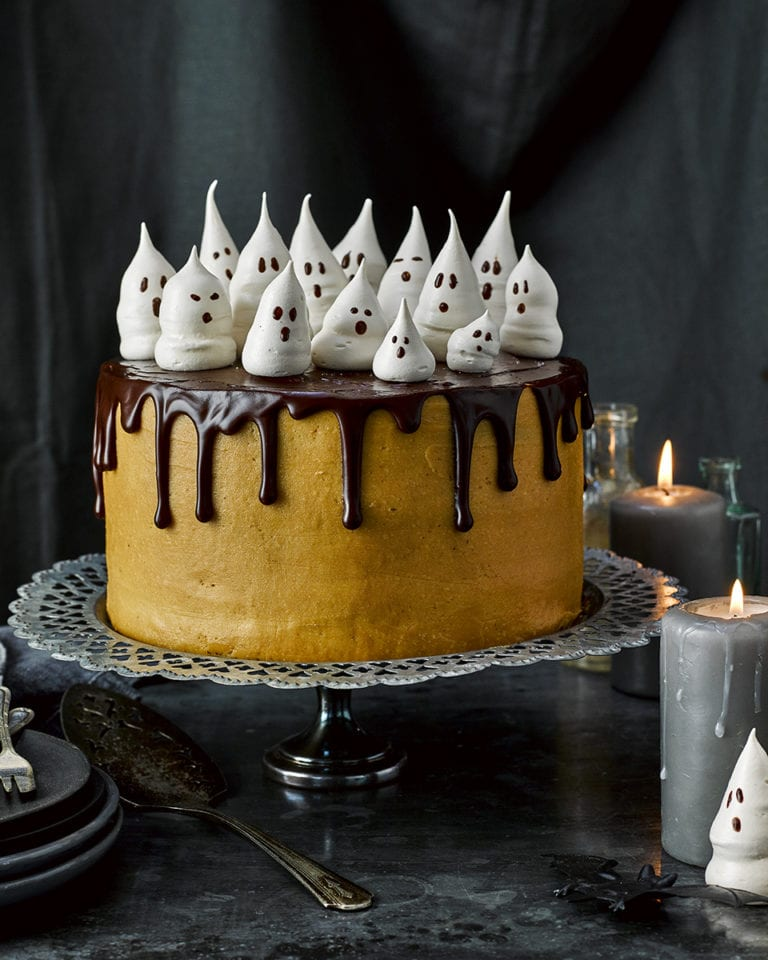
#> input picture pythonProject/cake.jpg, 768 x 960 px
$ python main.py
#> lines starting #> are read from the running program, lines starting #| are printed output that depends on the picture
import cv2

# read image
image = cv2.imread("cake.jpg")
#> image is the input picture: shape (960, 768, 3); mean B, G, R 51.7, 62.7, 67.9
# convert image to grey scale
gray_image = cv2.cvtColor(image, cv2.COLOR_BGR2GRAY)
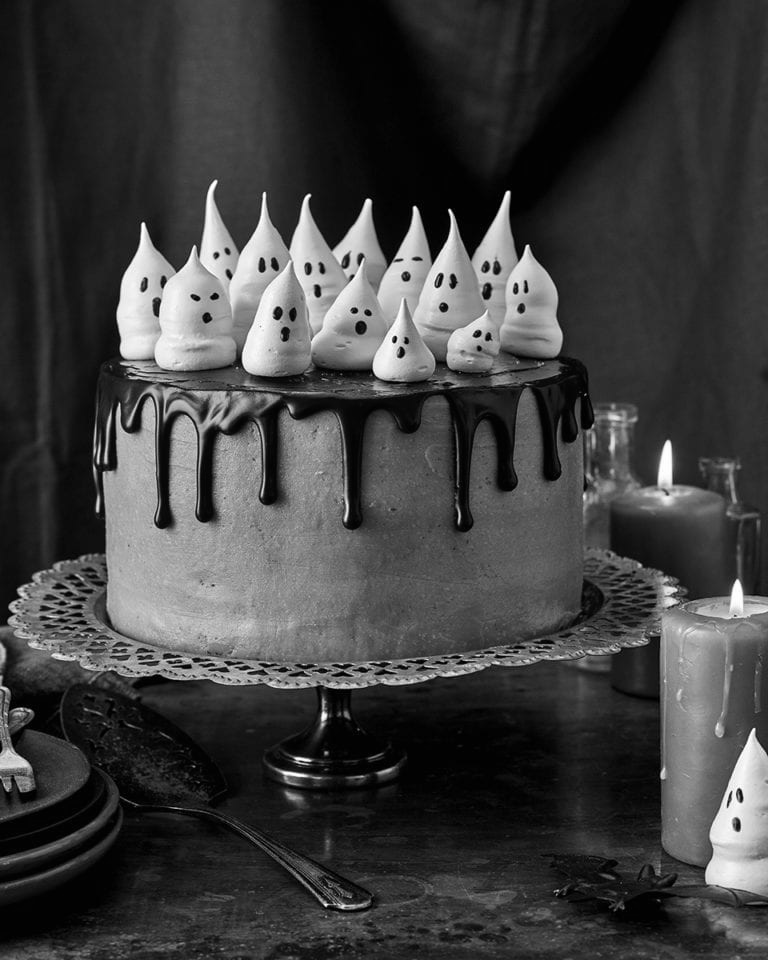
#> gray_image: shape (960, 768); min 0, max 255, mean 63
# inverse image to enhance detail
inverted_image = 255 - gray_image
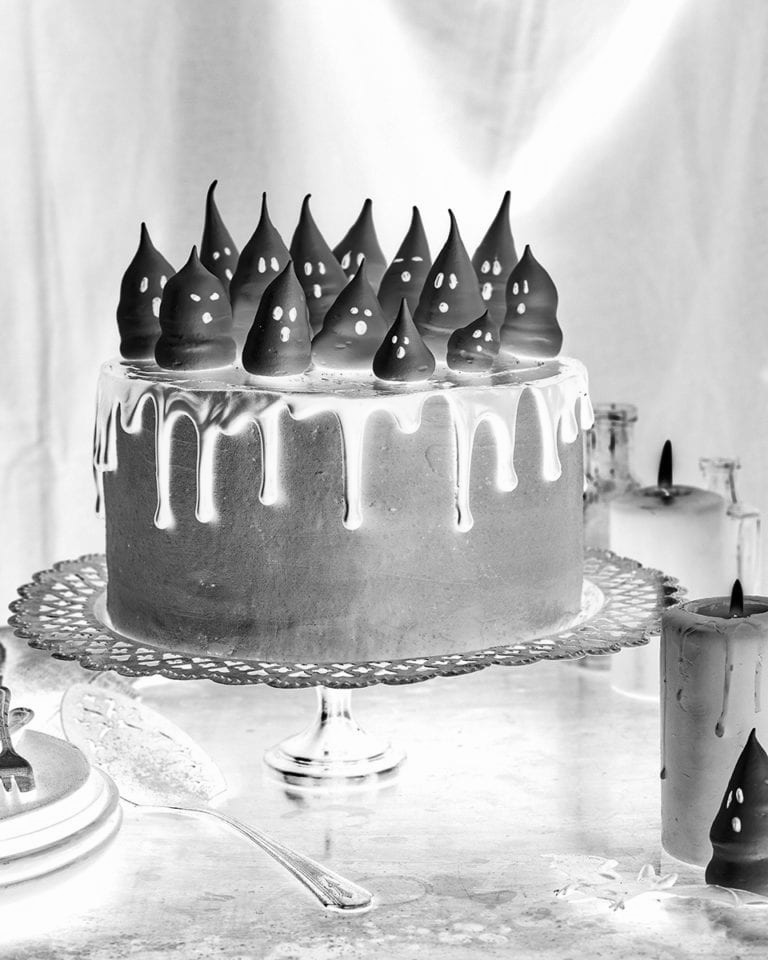
#> inverted_image: shape (960, 768); min 0, max 255, mean 192
# create the pencil sketch by mixing the grayscale image with the inverted blurry image
# dividing grayscale image by inverted blurry image
blurred = cv2.GaussianBlur(inverted_image, (21,21), 0)
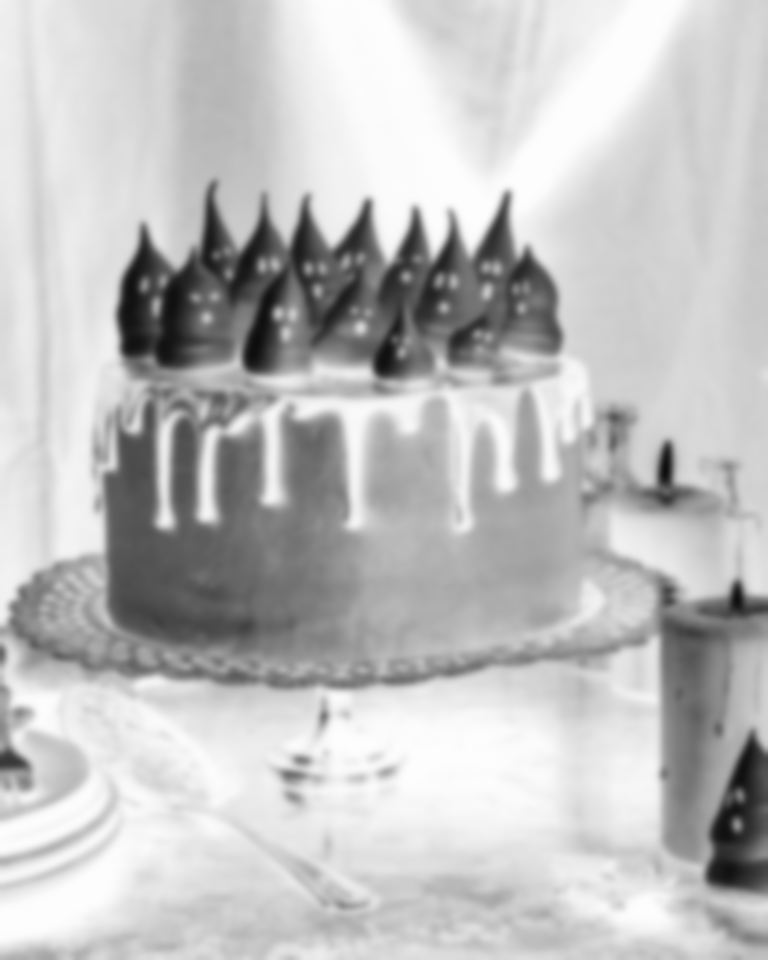
#> blurred: shape (960, 768); min 13, max 253, mean 192
inverted_blurred = 255 - blurred
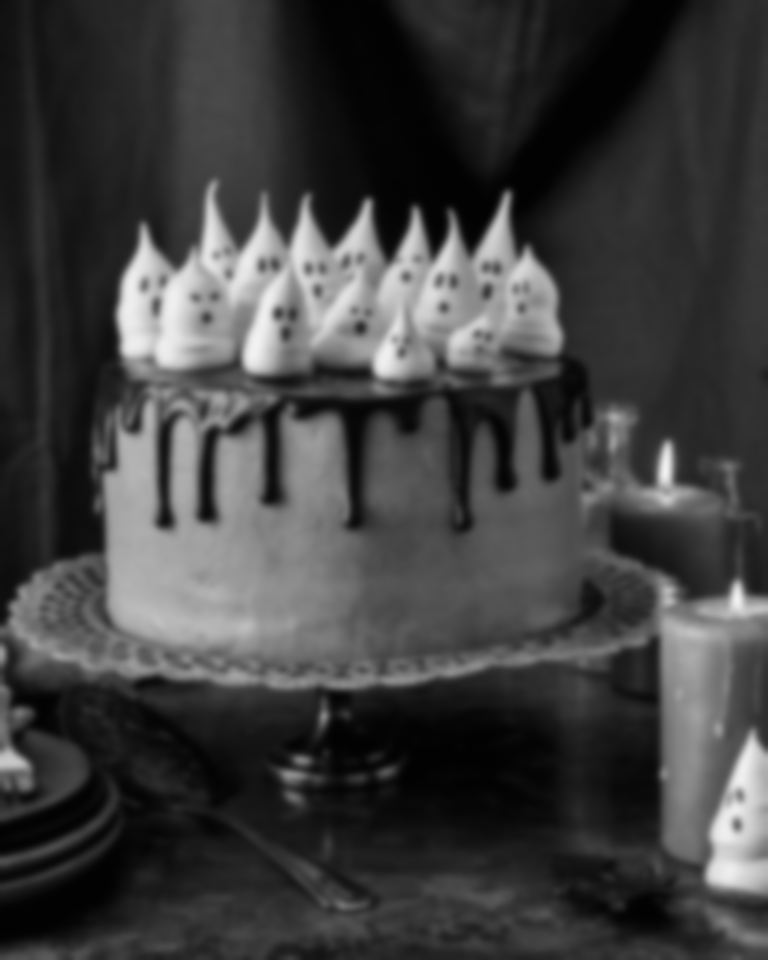
#> inverted_blurred: shape (960, 768); min 2, max 242, mean 63
pencil_sketch = cv2.divide(gray_image, inverted_blurred, scale= 250.0)
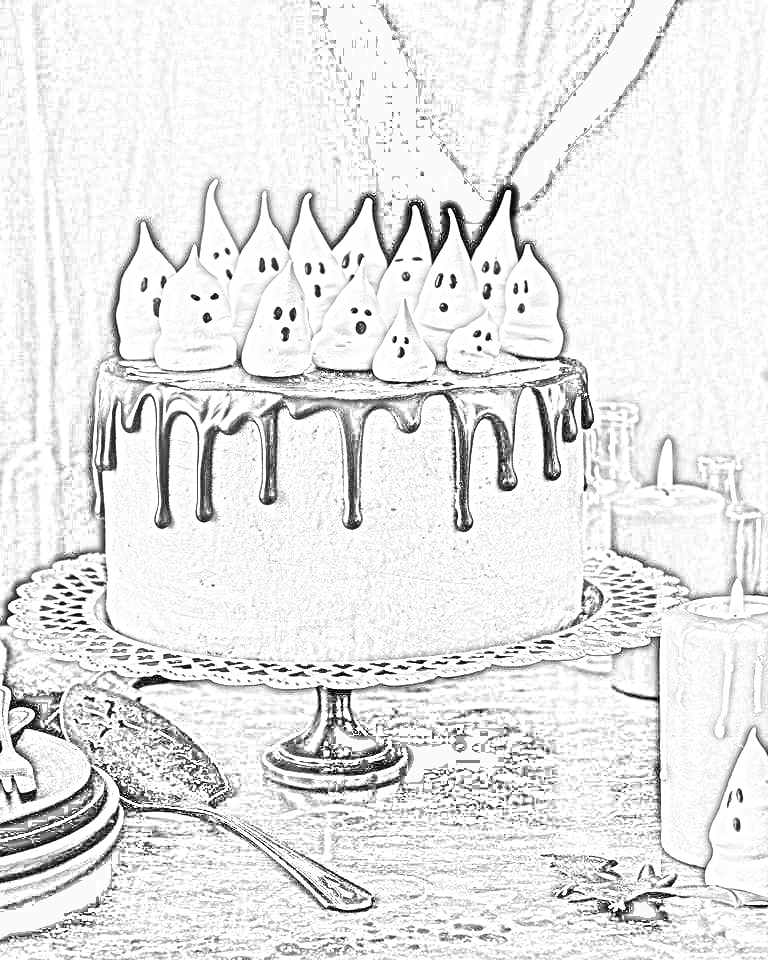
#> pencil_sketch: shape (960, 768); min 0, max 255, mean 230.4
# display both original and pencil sketched image
cv2.imshow("Pencil sketch image", pencil_sketch)
cv2.waitKey(0)

$ run again, with pythonProject/cat.jpg copied over pythonProject/cake.jpg
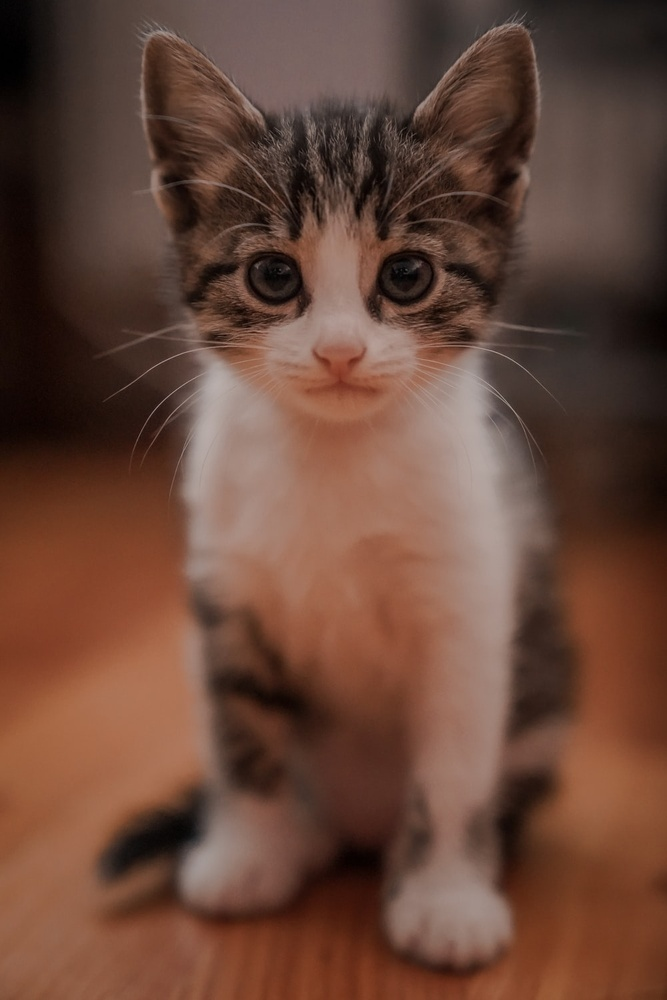
#> input picture pythonProject/cat.jpg, 667 x 1000 px, shrunk from 1000 x 1500 before the run
#> image is the input picture: shape (1000, 667, 3); mean B, G, R 56.9, 70.7, 104.6
#> `inverted_image = 255 - gray_image`:
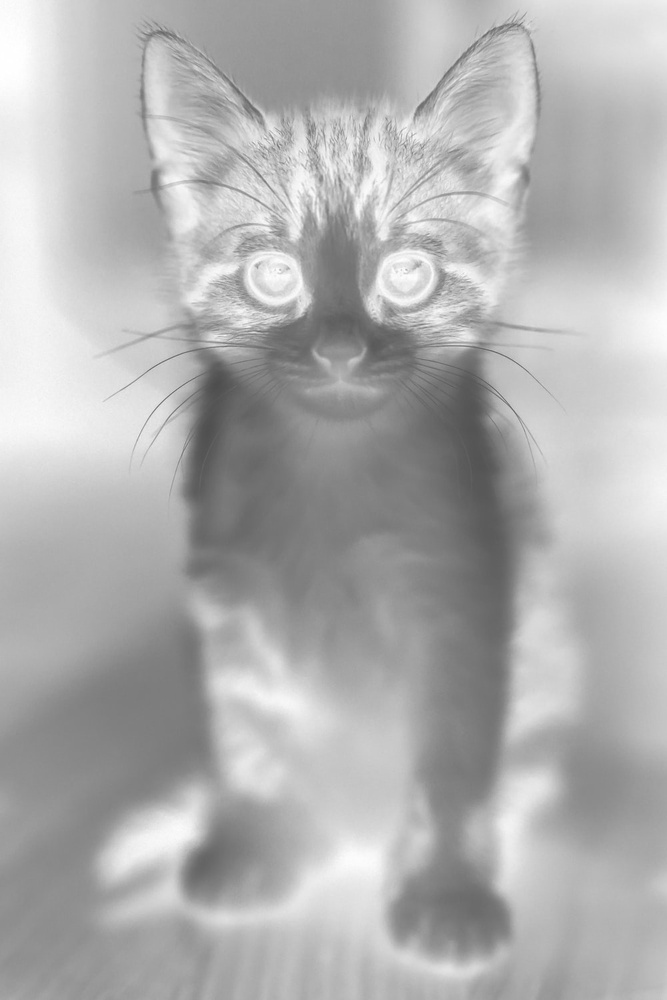
#> inverted_image: shape (1000, 667); min 77, max 255, mean 175.7
#> `pencil_sketch = cv2.divide(gray_image, inverted_blurred, scale= 250.0)`:
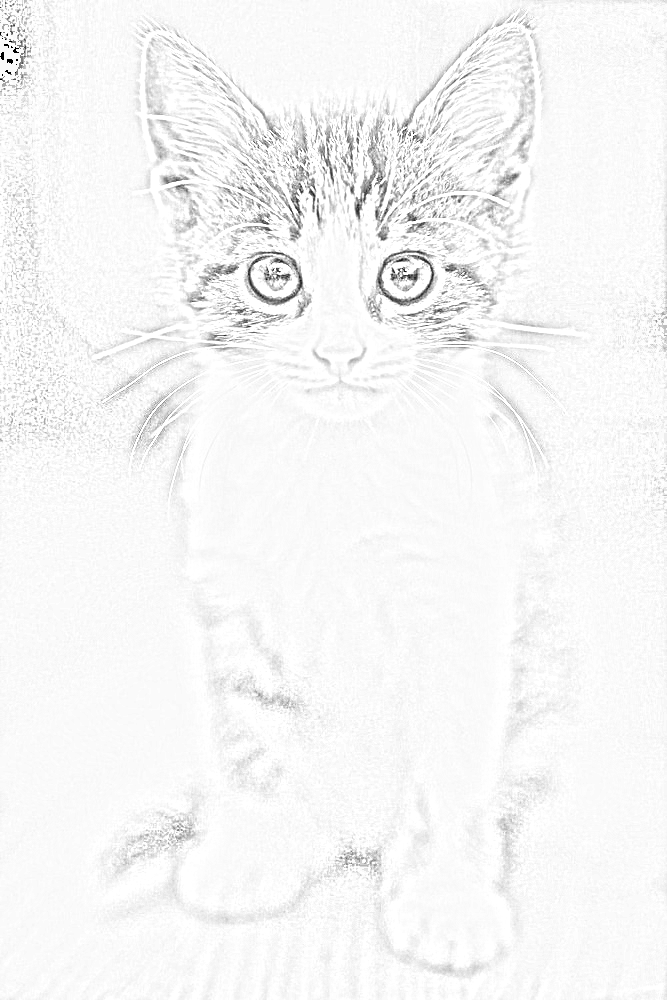
#> pencil_sketch: shape (1000, 667); min 0, max 255, mean 245.7
